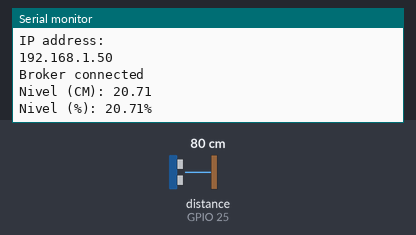
A sketch run on a simulated ESP32. Parts: the last lines printed to the serial monitor. Wiring (inferred from the names in the program): ultrasonic range finder: trigger GPIO 26; echo GPIO 25. The test bench sets the inputs (shaded band); at power-on: distance to the obstacle (sensor on GPIO 25) 80 cm. The echo pulse lasts 58.3 µs per cm; WiFi joins after 1.5 s; servers stay silent unless stated; no MQTT or app messages arrive unless stated.

Above: at 2.7 s.
2.8 s: distance to the obstacle (sensor on GPIO 25) set to 2 cm
At 7.6 s:
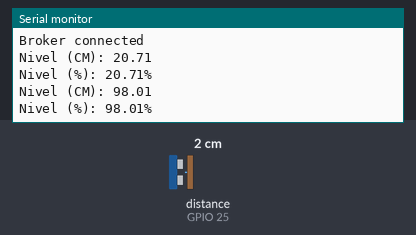
8.8 s: distance to the obstacle (sensor on GPIO 25) set to 4 cm
At 12.7 s:
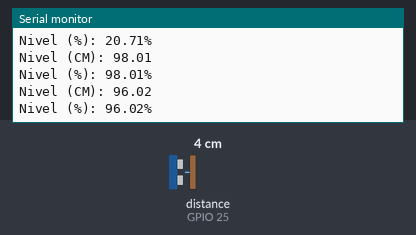
Timing chart, 0 to 14.2 s (numbered marks = the images above; inputs shaded):
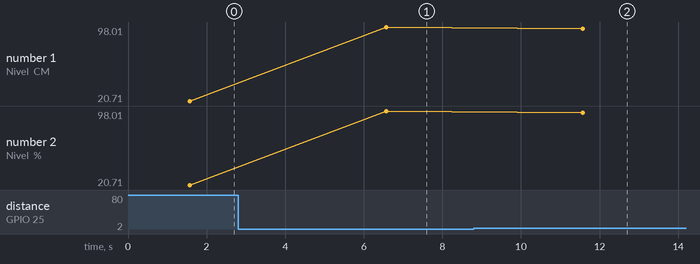

Measured:
- after the input at 2.8 s, the serial monitor: prints a new line after 3.8 s (image 1)
- after the input at 8.8 s, the serial monitor: prints a new line after 2.8 s (image 2)
- plotted number 1: 20.71 → 98.01 after the input at 2.8 s, 98.01 → 96.02 after the input at 8.8 s
- plotted number 2: 20.71 → 98.01 after the input at 2.8 s, 98.01 → 96.02 after the input at 8.8 s

The sketch:

ESP.ino
```cpp
#include <WiFi.h> // biblioteca para uso do Wifi
#include <PubSubClient.h> // biblioteca do MQTT

#define TRIG_PIN 26
#define ECHO_PIN 25

#define ALTURA_TOTAL_CM 100.0 // Altura total do tanque

//Credenciaias
const char* ssid = "SUA REDE"; // Your Net
const char* password = "SUA SENHA"; // Your Password
const char* mqtt_server = "SEU BROKER OU BROKER PUBLICO"; // Your Broker

//Clientes
WiFiClient espClientGiu;
PubSubClient client(espClientGiu);

int duracao; // duração do tempo que echo fica ligado
float distancia; // distancia medida em CM

//protótipos
float leDistanciaCM(); // função que lê distancia baseado na medição do sensor
float calculaNivelPorcentagem(float distanciaLida);  // calculo de nivel do liquido
void setup_wifi(); // Configura Wifi
void reconnect(); // Conexão ao broker
void exibeserial(float nivelCM,float nivelPorcentagem); // função para exibição no monitor serial dos valores medidos

void setup() {
  Serial.begin(115200);
  setup_wifi();
  client.setServer(mqtt_server, 1883);
  pinMode(TRIG_PIN, OUTPUT);
  pinMode(ECHO_PIN, INPUT);
}

void loop() {
  if (!client.connected()) {
    reconnect();
  }
  client.loop();

  //distancia recebe valor lido bruto e covertido pelo sensor
  distancia = leDistanciaCM();

  //  nivel do produto
  float nivelCM = ALTURA_TOTAL_CM - distancia;

  // recebe o valor do calculo de porcentagem  da função usando distancia
  float nivelPorcentagem = calculaNivelPorcentagem(distancia) * 100;


  client.publish("TOPICO", String(nivelPorcentagem).c_str());
  exibeserial(nivelCM, nivelPorcentagem);

  delay(5000);
}

float leDistanciaCM() { // leitura do pulso do som
  digitalWrite(TRIG_PIN, LOW);
  delayMicroseconds(2);
  digitalWrite(TRIG_PIN, HIGH);
  delayMicroseconds(10);
  digitalWrite(TRIG_PIN, LOW);
  duracao = pulseIn(ECHO_PIN, HIGH);
  return duracao * 0.034 / 2; // calcualo: duração do tempo * velocidade do som / ida e volta
}

float calculaNivelPorcentagem(float distanciaLida){
  float nivelCM = ALTURA_TOTAL_CM - distanciaLida;

  // Calcula a fração (0.0 a 1.0)
  float nivelPorcentagem = (nivelCM / ALTURA_TOTAL_CM);

  if (nivelPorcentagem < 0) {
    nivelPorcentagem = 0;
  }
  if (nivelPorcentagem > 1) { // 1.0 representa 100%
    nivelPorcentagem = 1;
  }

  return nivelPorcentagem;
}

void setup_wifi() { // configura conexão ao WIFI
  delay(10);
  // We start by connecting to a WiFi network
  Serial.println();
  Serial.print("Connecting to ");
  Serial.println(ssid);

  WiFi.mode(WIFI_STA);
  WiFi.begin(ssid, password);

  while (WiFi.status() != WL_CONNECTED) {
    delay(500);
    Serial.print(".");
  }

  Serial.println("");
  Serial.println("WiFi connected");
  Serial.println("IP address: ");
  Serial.println(WiFi.localIP());
}

void reconnect() { // Função de conexão ao broker
  while (!client.connected()) {
    if (client.connect("espClientGiu")) {
      Serial.println("Broker connected");
    } else {
      Serial.print("failed, rc=");
      Serial.print(client.state());
      Serial.println(" try again in 5 seconds");
      // Wait 5 seconds before retrying
      delay(5000);
    }
  }
}

void exibeserial(float nivelCM, float nivelPorcentagem) {
  Serial.print("Nivel (CM): ");
  Serial.println(nivelCM);
  Serial.print("Nivel (%): ");
  Serial.print(nivelPorcentagem);
  Serial.println("%");
}
```
